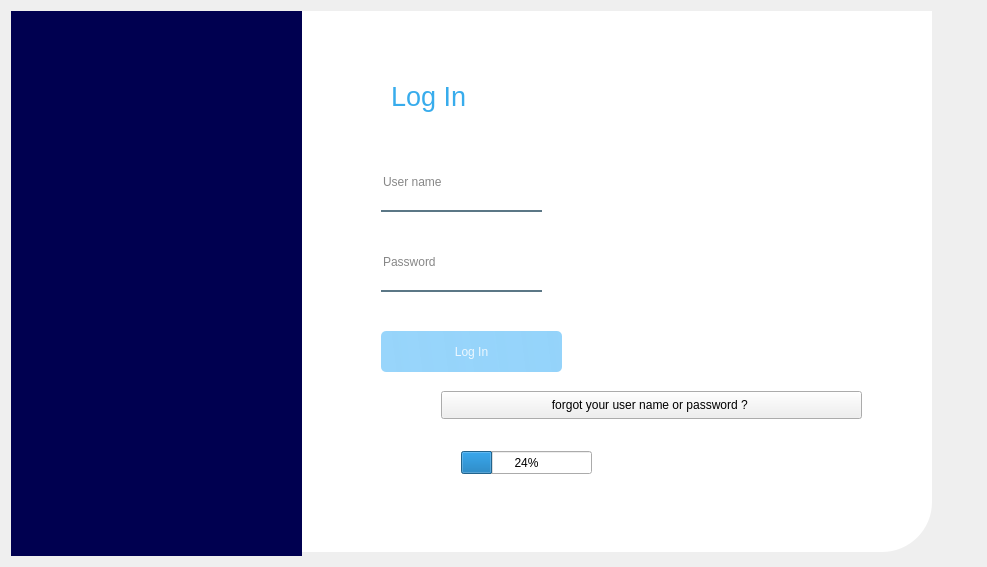
<?xml version="1.0" encoding="UTF-8"?>
<ui version="4.0">
 <class>logindialog</class>
 <widget class="QDialog" name="logindialog">
  <property name="geometry">
   <rect>
    <x>0</x>
    <y>0</y>
    <width>987</width>
    <height>567</height>
   </rect>
  </property>
  <property name="windowTitle">
   <string>Dialog</string>
  </property>
  <layout class="QGridLayout" name="gridLayout">
   <item row="0" column="0">
    <widget class="QWidget" name="widget" native="true">
     <widget class="QLabel" name="label">
      <property name="geometry">
       <rect>
        <x>0</x>
        <y>0</y>
        <width>291</width>
        <height>551</height>
       </rect>
      </property>
      <property name="styleSheet">
       <string notr="true">background-color :rgba(0,0,80);</string>
      </property>
      <property name="text">
       <string/>
      </property>
      <property name="pixmap">
       <pixmap>../../Design sans titre.png</pixmap>
      </property>
      <property name="scaledContents">
       <bool>true</bool>
      </property>
     </widget>
     <widget class="QLabel" name="label_2">
      <property name="geometry">
       <rect>
        <x>290</x>
        <y>0</y>
        <width>631</width>
        <height>541</height>
       </rect>
      </property>
      <property name="styleSheet">
       <string notr="true">background-color:rgba(255, 255, 255, 255);
border-bottom-right-radius:50px;</string>
      </property>
      <property name="text">
       <string/>
      </property>
     </widget>
     <widget class="QLabel" name="label_3">
      <property name="geometry">
       <rect>
        <x>380</x>
        <y>60</y>
        <width>111</width>
        <height>51</height>
       </rect>
      </property>
      <property name="font">
       <font>
        <family>MS Shell Dlg 2</family>
        <pointsize>20</pointsize>
        <weight>50</weight>
        <italic>false</italic>
        <bold>false</bold>
       </font>
      </property>
      <property name="styleSheet">
       <string notr="true">font: 11pt &quot;Adorage&quot;;
font: 20pt &quot;MS Shell Dlg 2&quot;;
color:rgb(56,172,236);</string>
      </property>
      <property name="text">
       <string>Log In</string>
      </property>
     </widget>
     <widget class="QLineEdit" name="loginLineEdit">
      <property name="geometry">
       <rect>
        <x>370</x>
        <y>150</y>
        <width>161</width>
        <height>51</height>
       </rect>
      </property>
      <property name="styleSheet">
       <string notr="true">background-color:rgba(0, 0, 0, 0);
border:none;
border-bottom:2px solid rgba(46, 82, 101, 200);
color:rgba(0, 0, 0, 240);
padding-bottom:7px;</string>
      </property>
      <property name="inputMask">
       <string/>
      </property>
      <property name="placeholderText">
       <string>User name</string>
      </property>
     </widget>
     <widget class="QLineEdit" name="passLineEdit">
      <property name="geometry">
       <rect>
        <x>370</x>
        <y>230</y>
        <width>161</width>
        <height>51</height>
       </rect>
      </property>
      <property name="styleSheet">
       <string notr="true">background-color:rgba(0, 0, 0, 0);
border:none;
border-bottom:2px solid rgba(46, 82, 101, 200);
color:rgba(0, 0, 0, 240);
padding-bottom:7px;</string>
      </property>
      <property name="inputMask">
       <string/>
      </property>
      <property name="text">
       <string/>
      </property>
      <property name="placeholderText">
       <string>Password</string>
      </property>
     </widget>
     <widget class="QPushButton" name="pushButton">
      <property name="geometry">
       <rect>
        <x>370</x>
        <y>320</y>
        <width>181</width>
        <height>41</height>
       </rect>
      </property>
      <property name="styleSheet">
       <string notr="true">QPushButton#pushButton {
    background-color: qlineargradient(spread:pad, x1:0, y1:0.505682, x2:1, y2:0.477, stop:0 rgba(135, 206, 250, 219), stop:1 rgba(135, 206, 250, 226));
    color: rgba(255, 255, 255, 210);
    border-radius: 5px;
}

QPushButton#pushButton:hover {
    background-color: qlineargradient(spread:pad, x1:0, y1:0.505682, x2:1, y2:0.477, stop:0 rgba(70, 130, 180, 219), stop:1 rgba(70, 130, 180, 226));
}

QPushButton#pushButton:pressed {
    padding-left: 5px;
    padding-top: 5px;
    background-color: rgba(70, 130, 180, 255);
}</string>
      </property>
      <property name="text">
       <string>Log In</string>
      </property>
     </widget>
     <widget class="QLabel" name="label_5">
      <property name="geometry">
       <rect>
        <x>610</x>
        <y>10</y>
        <width>181</width>
        <height>191</height>
       </rect>
      </property>
      <property name="text">
       <string/>
      </property>
      <property name="pixmap">
       <pixmap>../../medical12-1.png</pixmap>
      </property>
      <property name="scaledContents">
       <bool>true</bool>
      </property>
     </widget>
     <widget class="QPushButton" name="oubliMotDePasse">
      <property name="geometry">
       <rect>
        <x>430</x>
        <y>380</y>
        <width>421</width>
        <height>28</height>
       </rect>
      </property>
      <property name="styleSheet">
       <string notr="true">QPushButton #oubliMotDePasse {
    background-color: qlineargradient(spread:pad, x1:0, y1:0.505682, x2:1, y2:0.477, stop:0 rgba(135, 206, 250, 219), stop:1 rgba(135, 200, 250, 226));
    color: rgba(255, 255, 255, 210);
    border-radius: 5px;
}

QPushButton#oubliMotDePasse :hover {
    background-color: qlineargradient(spread:pad, x1:0, y1:0.505682, x2:1, y2:0.477, stop:0 rgba(70, 130, 180, 219), stop:1 rgba(70, 130, 180, 226));
}</string>
      </property>
      <property name="text">
       <string>forgot your user name or password ? </string>
      </property>
     </widget>
     <widget class="QLabel" name="label_4">
      <property name="geometry">
       <rect>
        <x>540</x>
        <y>170</y>
        <width>21</width>
        <height>31</height>
       </rect>
      </property>
      <property name="styleSheet">
       <string notr="true">border-image: url(:/icon_HbarreN/ressource/icon_n/icon_hN/user.png);</string>
      </property>
      <property name="text">
       <string/>
      </property>
     </widget>
     <widget class="QLabel" name="label_6">
      <property name="geometry">
       <rect>
        <x>540</x>
        <y>260</y>
        <width>21</width>
        <height>20</height>
       </rect>
      </property>
      <property name="styleSheet">
       <string notr="true">border-image: url(:/icon_ajout_P_N/ressource/icon_n/icon_ajoutPn/key.png);</string>
      </property>
      <property name="text">
       <string/>
      </property>
     </widget>
     <widget class="QProgressBar" name="progressBar">
      <property name="geometry">
       <rect>
        <x>450</x>
        <y>440</y>
        <width>131</width>
        <height>23</height>
       </rect>
      </property>
      <property name="styleSheet">
       <string notr="true">QString styleSheet = &quot;QProgressBar {&quot;
                     &quot;border: 2px solid grey;&quot;
                     &quot;border-radius: 5px;&quot;
                     &quot;background-color: white;&quot;
                     &quot;}&quot;
                     &quot;QProgressBar::chunk {&quot;
                     &quot;background-color: #3498db;&quot; // Couleur bleue
                     &quot;width: 20px;&quot; // Largeur de chaque segment de progression
                     &quot;}&quot;;
ui-&gt;progressBar-&gt;setStyleSheet(styleSheet);</string>
      </property>
      <property name="value">
       <number>24</number>
      </property>
     </widget>
     <zorder>label_2</zorder>
     <zorder>label</zorder>
     <zorder>label_3</zorder>
     <zorder>loginLineEdit</zorder>
     <zorder>passLineEdit</zorder>
     <zorder>pushButton</zorder>
     <zorder>label_5</zorder>
     <zorder>oubliMotDePasse</zorder>
     <zorder>label_4</zorder>
     <zorder>label_6</zorder>
     <zorder>progressBar</zorder>
    </widget>
   </item>
  </layout>
 </widget>
 <resources/>
 <connections/>
</ui>
